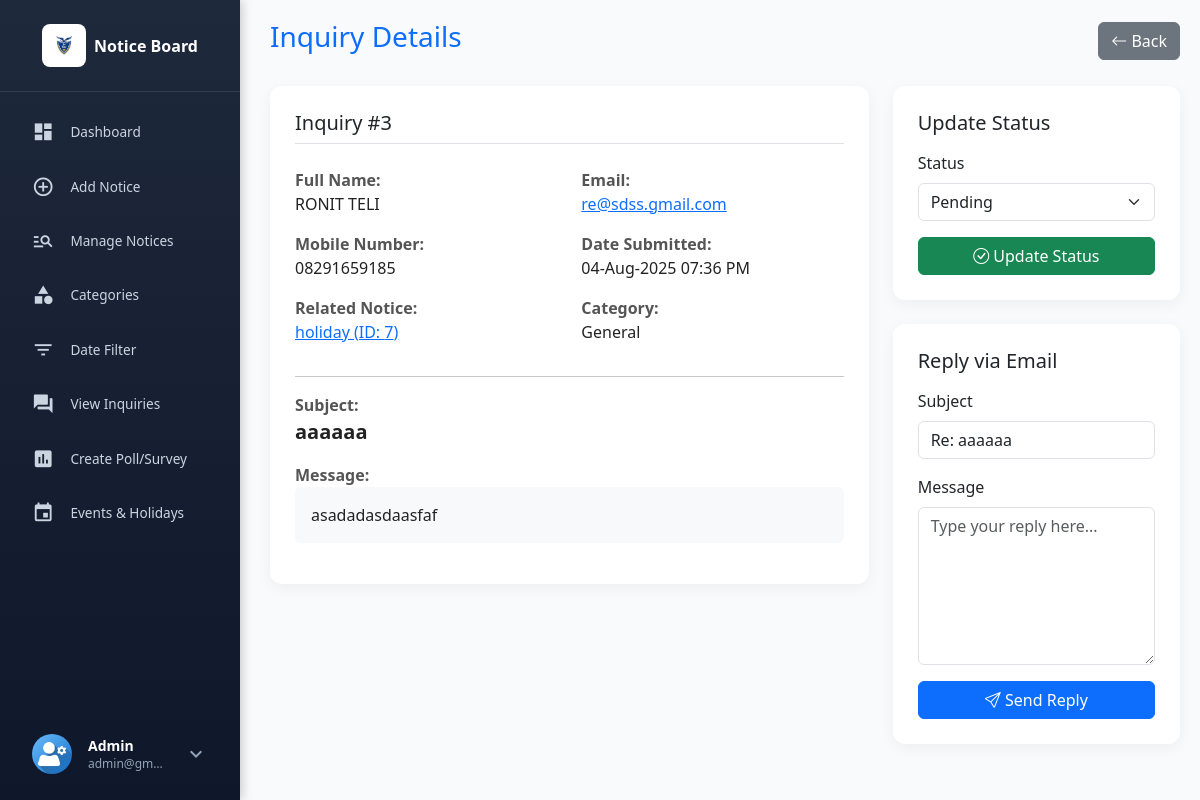
Screenshot of /view_inquiry_details.php?id=3 (signed in) with the database file from the repository.
### tables this page shows
CREATE TABLE `tblinquiries` (
  `id` int(11) NOT NULL,
  `notice_id` int(11) NOT NULL,
  `category` varchar(255) DEFAULT NULL,
  `user_id` int(11) DEFAULT 0,
  `full_name` varchar(100) NOT NULL,
  `email` varchar(100) DEFAULT NULL,
  `mobile_number` varchar(20) DEFAULT NULL,
  `subject` varchar(150) NOT NULL,
  `message` text NOT NULL,
  `status` varchar(20) NOT NULL DEFAULT 'Pending',
  `created_at` datetime DEFAULT current_timestamp()
);

CREATE TABLE `notices` (
  `id` int(11) NOT NULL,
  `category` varchar(255) DEFAULT NULL,
  `Class` varchar(10) NOT NULL,
  `title` varchar(255) NOT NULL,
  `content` text NOT NULL,
  `created_at` timestamp NOT NULL DEFAULT current_timestamp(),
  `status` enum('active','inactive') DEFAULT 'active',
  `created_by` int(11) DEFAULT NULL,
  `file_path` varchar(255) DEFAULT NULL,
  `views` int(11) DEFAULT 0
);

### view_inquiry_details.php (the view, shortened to what this page needs)
<?php
require_once __DIR__ . '/includes/dbconnection.php';
$inquiry_id = isset($_GET['id']) ? intval($_GET['id']) : 0;
$stmt = $con->prepare("SELECT i.*, n.title as notice_title
                       FROM tblinquiries i
                       LEFT JOIN notices n ON i.notice_id = n.id
                       WHERE i.id = ?");
$stmt->bind_param("i", $inquiry_id);
$stmt->execute();
$result = $stmt->get_result();
$inquiry = $result->fetch_assoc();
?>
<!DOCTYPE html>
<html lang="en">
<head>
    <link href="https://cdn.jsdelivr.net/npm/bootstrap@5.3.0/dist/css/bootstrap.min.css" rel="stylesheet">
    <link href="https://cdn.jsdelivr.net/npm/bootstrap-icons@1.10.5/font/bootstrap-icons.css" rel="stylesheet">
    <script src="https://cdn.tailwindcss.com"></script>
</head>
<body>
<?php include_once('includes/admin_sidebar.php'); ?>
<div class="content">
    <div class="d-flex justify-content-between align-items-center mb-4">
        <h3 class="text-primary">Inquiry Details</h3>
        <a href="view_inquiries.php" class="btn btn-secondary"><i class="bi bi-arrow-left"></i> Back</a>
    </div>
    <div class="row">
        <div class="col-lg-8">
            <div class="details-card">
                <h5 class="mb-4 border-bottom pb-2">Inquiry #<?= htmlspecialchars($inquiry['id']) ?></h5>
                <div class="row">
                    <div class="col-md-6 detail-item"><div class="detail-label">Full Name:</div><div class="detail-value"><?= htmlspecialchars($inquiry['full_name']) ?></div></div>
                    <div class="col-md-6 detail-item"><div class="detail-label">Email:</div><div class="detail-value"><a href="mailto:<?= htmlspecialchars($inquiry['email']) ?>"><?= htmlspecialchars($inquiry['email']) ?></a></div></div>
                    <div class="col-md-6 detail-item"><div class="detail-label">Mobile Number:</div><div class="detail-value"><?= htmlspecialchars($inquiry['mobile_number']) ?: 'N/A' ?></div></div>
                    <div class="col-md-6 detail-item"><div class="detail-label">Date Submitted:</div><div class="detail-value"><?= date('d-M-Y h:i A', strtotime($inquiry['created_at'])) ?></div></div>
                    <div class="col-md-6 detail-item"><div class="detail-label">Related Notice:</div>
                        <div class="detail-value">
                            <?php if ($inquiry['notice_id']): ?>
                                <a href="notice-details.php?nid=<?= $inquiry['notice_id'] ?>" target="_blank">
                                    <?= htmlspecialchars($inquiry['notice_title']) ?> (ID: <?= $inquiry['notice_id'] ?>)
                                </a>
                            <?php else: ?>N/A<?php endif; ?>
                        </div>
                    </div>
                    <div class="col-md-6 detail-item"><div class="detail-label">Category:</div><div class="detail-value"><?= htmlspecialchars($inquiry['category']) ?></div></div>
                </div>
                <hr class="my-3">
                <div class="detail-item"><div class="detail-label">Subject:</div><div class="detail-value fs-5 fw-bold"><?= htmlspecialchars($inquiry['subject']) ?></div></div>
                <div class="detail-item"><div class="detail-label">Message:</div><div class="detail-value bg-light p-3 rounded" style="white-space: pre-wrap;"><?= htmlspecialchars($inquiry['message']) ?></div></div>
            </div>
        </div>
        <div class="col-lg-4">
            <div class="details-card">
                <h5 class="mb-3">Update Status</h5>
                <form method="post">
                    <div class="mb-3">
                        <label for="status" class="form-label">Status</label>
                        <select name="status" id="status" class="form-select">
                            <option value="Pending" <?= ($inquiry['status'] == 'Pending') ? 'selected' : '' ?>>Pending</option>
                        </select>
                    </div>
                    <button type="submit" name="update_status" class="btn btn-success w-100"><i class="bi bi-check-circle"></i> Update Status</button>
                </form>
            </div>
            <div class="details-card mt-4">
                <h5 class="mb-3">Reply via Email</h5>
                <form method="post">
                    <div class="mb-3">
                        <label for="reply_subject" class="form-label">Subject</label>
                        <input type="text" name="reply_subject" id="reply_subject" class="form-control" value="Re: <?= htmlspecialchars($inquiry['subject']) ?>" required>
                    </div>
                    <div class="mb-3">
                        <label for="reply_message" class="form-label">Message</label>
                        <textarea name="reply_message" id="reply_message" class="form-control" rows="6" placeholder="Type your reply here..." required></textarea>
                    </div>
                    <button type="submit" name="send_reply" class="btn btn-primary w-100"><i class="bi bi-send"></i> Send Reply</button>
                </form>
            </div>
        </div>
    </div>
</div>
</body>
</html>

### includes/admin_sidebar.php (shortened to what this page needs)
<?php
include(__DIR__ . '/dbconnection.php');
$adminid = $_SESSION['nbid'];
$ret = mysqli_query($con, "SELECT AdminName, Email, role FROM tbladmin WHERE ID='$adminid'");
$row = mysqli_fetch_array($ret);
$name = $row['AdminName'] ?? '';
$email = $row['Email'] ?? '';
$current_page = basename($_SERVER['PHP_SELF']);
?>
<!DOCTYPE html>
<html lang="en">
<head>
<link href="https://cdn.jsdelivr.net/npm/bootstrap@5.3.6/dist/css/bootstrap.min.css" rel="stylesheet">
<link href="https://cdn.jsdelivr.net/npm/bootstrap-icons@1.10.5/font/bootstrap-icons.css" rel="stylesheet">
<script src="https://cdn.tailwindcss.com"></script>
  <link href="https://cdn.jsdelivr.net/npm/bootstrap@5.3.6/dist/css/bootstrap.min.css" rel="stylesheet">
  <link href="https://cdn.jsdelivr.net/npm/bootstrap-icons@1.10.5/font/bootstrap-icons.css" rel="stylesheet">
  <script src="https://cdn.tailwindcss.com"></script>
    <script src="https://cdn.tailwindcss.com"></script>
    <link rel="stylesheet" href="https://cdnjs.cloudflare.com/ajax/libs/font-awesome/6.4.0/css/all.min.css">
</head>
<body>
  <aside class="sidebar">
    <div class="sidebar-header d-flex align-items-center justify-content-center p-4">
      <div class="sidebar-logo me-2">
        <img alt="Logo" width="28" height="28" class="img-fluid"
             src="images/jai_hind.jpeg" />
      </div>
      <span class="fw-semibold" style="font-size:1rem;">Notice Board</span>
    </div>
    <nav class="flex-grow-1 p-3">
      <div class="nav flex-column">
        <a href="dashboard.php" class="nav-link <?php echo ($current_page == 'dashboard.php') ? 'active' : ''; ?>">
          <i class="material-icons nav-icon">dashboard</i>
          <span class="ms-3">Dashboard</span>
        </a>
        <a href="add-notices.php" class="nav-link <?php echo ($current_page == 'add-notices.php') ? 'active' : ''; ?>">
          <i class="material-icons nav-icon">add_circle_outline</i>
          <span class="ms-3">Add Notice</span>
        </a>
        <a href="manage-notices.php" class="nav-link <?php echo ($current_page == 'manage-notices.php') ? 'active' : ''; ?>">
          <i class="material-icons nav-icon">manage_search</i>
          <span class="ms-3">Manage Notices</span>
        </a>
        <a href="category.php" class="nav-link <?php echo ($current_page == 'category.php') ? 'active' : ''; ?>">
          <i class="material-icons nav-icon">category</i>
          <span class="ms-3">Categories</span>
        </a>
        <a href="bwdates-reports.php" class="nav-link <?php echo ($current_page == 'bwdates-reports.php') ? 'active' : ''; ?>">
          <i class="material-icons nav-icon">filter_list</i>
          <span class="ms-3">Date Filter</span>
        </a>
        <a href="view_Inquiries.php" class="nav-link <?php echo ($current_page == 'view_Inquiries.php') ? 'active' : ''; ?>">
          <i class="material-icons nav-icon">question_answer</i>
          <span class="ms-3">View Inquiries</span>
        </a>
        <a href="admin-polls.php" class="nav-link <?php echo ($current_page == 'admin-polls.php') ? 'active' : ''; ?>">
          <i class="material-icons nav-icon">poll</i>
          <span class="ms-3">Create Poll/Survey</span>
        </a>
        <a href="admin-events.php" class="nav-link <?php echo ($current_page == 'admin-events.php') ? 'active' : ''; ?>">
          <i class="material-icons nav-icon">event</i>
          <span class="ms-3">Events & Holidays</span>
        </a>
      </div>
    </nav>
    <div class="sidebar-footer p-3 relative">
      <div class="relative group w-full">
        <button onclick="toggleDropdown()" class="w-full bg-transparent text-left flex items-center gap-3 px-3 py-2.5 rounded-lg hover:bg-slate-700/50 transition-all duration-300">
          <img src="images/icon/avatar-01.jpg"
               class="admin-avatar" alt="Admin" />
          <div class="flex-grow overflow-hidden">
            <p class="mb-0 text-sm font-semibold text-white truncate"><?php echo htmlentities($name); ?></p>
            <p class="mb-0 text-xs text-slate-400 truncate"><?php echo htmlentities($email); ?></p>
          </div>
          <i class="material-icons text-slate-400" id="dropdown-icon">expand_more</i>
        </button>
      </div>
    </div>
  </aside>
</body>
</html>

### view_inquiry_details.php (style rules this page uses)
body { background: #f8fafc; }
.content { margin-left: 250px; padding: 20px; }
.details-card { border-radius: 12px; background: white; padding: 25px; box-shadow: 0 4px 15px rgba(0,0,0,0.05); }
.detail-item { margin-bottom: 1rem; }
.detail-label { font-weight: 600; color: #555; }
.detail-value { color: #222; }

### includes/admin_sidebar.php (style rules this page uses)
body { background: #f8fafc; }
.sidebar { width: 240px; height: 100vh; background: linear-gradient(180deg, #1e293b, #0f172a); color: white; position: fixed; left: 0; top: 0; z-index: 40; display: flex; flex-direction: column; box-shadow: 2px 0 10px rgba(0, 0, 0, 0.2); }
.sidebar-header { border-bottom: 1px solid rgba(255, 255, 255, 0.1); }
.sidebar-logo { background-color: white; padding: 0.5rem; border-radius: 0.5rem; }
.nav-link { color: #cbd5e1; border-radius: 8px; padding: 0.8rem 1rem; margin-bottom: 0.4rem; display: flex; align-items: center; font-weight: 500; font-size: 0.85rem !important; transition: all 0.3s ease; }
.nav-icon { font-size: 1.4rem; color: inherit; transition: transform 0.3s; }
.admin-avatar { width: 40px; height: 40px; border-radius: 50%; object-fit: cover; }
#dropdown-icon { transition: transform 0.3s; }

### rows the page displays
tblinquiries: id "3", full_name "RONIT TELI", email "re@sdss.gmail.com", mobile_number "08291659185", created_at "04-Aug-2025 07:36 PM", notice.title "holiday", notice "7", category "General", subject "aaaaaa", message "asadadasdaasfaf", status "Pending", reply_subject "Re: aaaaaa"

### other values shown
$name "Admin"
$email "admin@gm…"
